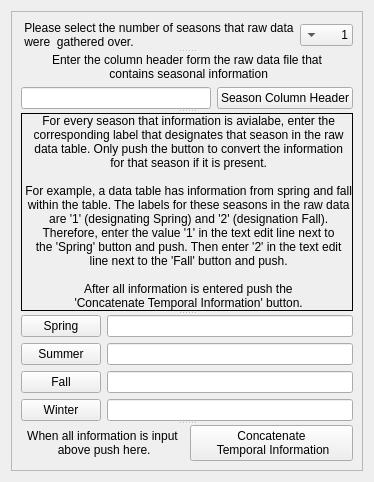
      <widget class="QWidget" name="tabSeasConvert">
       <attribute name="title">
        <string>Season Converter Scheme</string>
       </attribute>
       <layout class="QVBoxLayout" name="verticalLayout_15">
        <item>
         <widget class="QFrame" name="frmSeasConvert">
          <property name="frameShape">
           <enum>QFrame::StyledPanel</enum>
          </property>
          <property name="frameShadow">
           <enum>QFrame::Sunken</enum>
          </property>
          <layout class="QVBoxLayout" name="verticalLayout_25">
           <item>
            <widget class="QSplitter" name="splitSeasConvertAll">
             <property name="orientation">
              <enum>Qt::Vertical</enum>
             </property>
             <widget class="QWidget" name="layoutWidget">
              <layout class="QHBoxLayout" name="laySeasConvertSelectH">
               <item>
                <widget class="QLabel" name="labSeasConvertSelect">
                 <property name="text">
                  <string> Please select the number of seasons that raw data 
 were  gathered over.</string>
                 </property>
                 <property name="alignment">
                  <set>Qt::AlignLeading|Qt::AlignLeft|Qt::AlignVCenter</set>
                 </property>
                </widget>
               </item>
               <item>
                <widget class="QComboBox" name="boxSeasConvertSelect">
                 <property name="layoutDirection">
                  <enum>Qt::RightToLeft</enum>
                 </property>
                 <item>
                  <property name="text">
                   <string>1</string>
                  </property>
                 </item>
                 <item>
                  <property name="text">
                   <string>2</string>
                  </property>
                 </item>
                 <item>
                  <property name="text">
                   <string>3</string>
                  </property>
                 </item>
                 <item>
                  <property name="text">
                   <string>4</string>
                  </property>
                 </item>
                </widget>
               </item>
              </layout>
             </widget>
             <widget class="QWidget" name="layoutWidget">
              <layout class="QVBoxLayout" name="laySeasConvertLabelAllV">
               <item>
                <widget class="QLabel" name="label">
                 <property name="text">
                  <string>Enter the column header form the raw data file that 
 contains seasonal information</string>
                 </property>
                 <property name="alignment">
                  <set>Qt::AlignCenter</set>
                 </property>
                </widget>
               </item>
               <item>
                <layout class="QHBoxLayout" name="laySeasConvertLabelbtnlned">
                 <item>
                  <widget class="QLineEdit" name="lnedSeasConvertLabel"/>
                 </item>
                 <item>
                  <widget class="QPushButton" name="btnSeasConvertLabel">
                   <property name="text">
                    <string>Season Column Header</string>
                   </property>
                  </widget>
                 </item>
                </layout>
               </item>
              </layout>
             </widget>
             <widget class="QLabel" name="labSeasConvertInstruct">
              <property name="frameShape">
               <enum>QFrame::Box</enum>
              </property>
              <property name="text">
               <string> For every season that information is avialabe, enter the 
 corresponding label that designates that season in the raw 
 data table. Only push the button to convert the information 
 for that season if it is present.

 For example, a data table has information from spring and fall 
 within the table. The labels for these seasons in the raw data
 are '1' (designating Spring) and '2' (designation Fall).
 Therefore, enter the value '1' in the text edit line next to 
 the 'Spring' button and push. Then enter '2' in the text edit 
 line next to the 'Fall' button and push. 

 After all information is entered push the 
 'Concatenate Temporal Information' button.</string>
              </property>
              <property name="alignment">
               <set>Qt::AlignCenter</set>
              </property>
             </widget>
             <widget class="QWidget" name="layoutWidget">
              <layout class="QGridLayout" name="laySeasConvertgrid">
               <item row="2" column="0">
                <widget class="QPushButton" name="btnFallConvert">
                 <property name="text">
                  <string>Fall</string>
                 </property>
                </widget>
               </item>
               <item row="2" column="1">
                <widget class="QLineEdit" name="lnedFallConvert"/>
               </item>
               <item row="1" column="0">
                <widget class="QPushButton" name="btnSummerConvert">
                 <property name="text">
                  <string>Summer</string>
                 </property>
                </widget>
               </item>
               <item row="4" column="0">
                <widget class="QPushButton" name="btnWinterConvert">
                 <property name="text">
                  <string>Winter</string>
                 </property>
                </widget>
               </item>
               <item row="4" column="1">
                <widget class="QLineEdit" name="lnedWinterConvert"/>
               </item>
               <item row="0" column="1">
                <widget class="QLineEdit" name="lnedSpringConvert"/>
               </item>
               <item row="1" column="1">
                <widget class="QLineEdit" name="lnedSummerConvert"/>
               </item>
               <item row="0" column="0">
                <widget class="QPushButton" name="btnSpringConvert">
                 <property name="text">
                  <string>Spring</string>
                 </property>
                </widget>
               </item>
              </layout>
             </widget>
             <widget class="QWidget" name="layoutWidget">
              <layout class="QHBoxLayout" name="laySeasConvertConcatbtnlab">
               <item>
                <widget class="QLabel" name="labSeasConvertConcat">
                 <property name="frameShape">
                  <enum>QFrame::NoFrame</enum>
                 </property>
                 <property name="text">
                  <string>When all information is input
 above push here.</string>
                 </property>
                 <property name="alignment">
                  <set>Qt::AlignCenter</set>
                 </property>
                </widget>
               </item>
               <item>
                <widget class="QPushButton" name="btnSeasConvertConcat">
                 <property name="text">
                  <string>Concatenate
 Temporal Information</string>
                 </property>
                </widget>
               </item>
              </layout>
             </widget>
            </widget>
           </item>
          </layout>
         </widget>
        </item>
       </layout>
      </widget>
